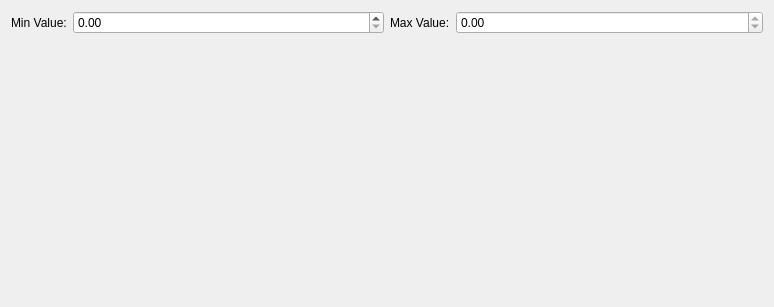
<?xml version="1.0" encoding="UTF-8"?>
<ui version="4.0">
 <class>LinearIndicatorsSettingsWidget</class>
 <widget class="QWidget" name="LinearIndicatorsSettingsWidget">
  <property name="geometry">
   <rect>
    <x>0</x>
    <y>0</y>
    <width>774</width>
    <height>307</height>
   </rect>
  </property>
  <property name="windowTitle">
   <string>Form</string>
  </property>
  <layout class="QVBoxLayout" name="verticalLayout">
   <item>
    <layout class="QHBoxLayout" name="horizontalLayout">
     <item>
      <layout class="QFormLayout" name="formLayout">
       <item row="0" column="0">
        <widget class="QLabel" name="minValueDoubleLabel">
         <property name="text">
          <string>Min Value:</string>
         </property>
        </widget>
       </item>
       <item row="0" column="1">
        <widget class="QDoubleSpinBox" name="minValueDoubleSpinBox"/>
       </item>
      </layout>
     </item>
     <item>
      <layout class="QFormLayout" name="formLayout_2">
       <item row="0" column="0">
        <widget class="QLabel" name="maxValueDoubleLabel">
         <property name="text">
          <string>Max Value:</string>
         </property>
        </widget>
       </item>
       <item row="0" column="1">
        <widget class="QDoubleSpinBox" name="maxValueDoubleSpinBox">
         <property name="maximum">
          <double>0.000000000000000</double>
         </property>
        </widget>
       </item>
      </layout>
     </item>
    </layout>
   </item>
   <item>
    <widget class="IndicatorsPreviewWidget" name="previewWidget" native="true"/>
   </item>
  </layout>
 </widget>
 <customwidgets>
  <customwidget>
   <class>IndicatorsPreviewWidget</class>
   <extends>QWidget</extends>
   <header>indicatorspreviewwidget.h</header>
   <container>1</container>
  </customwidget>
 </customwidgets>
 <resources/>
 <connections/>
</ui>
